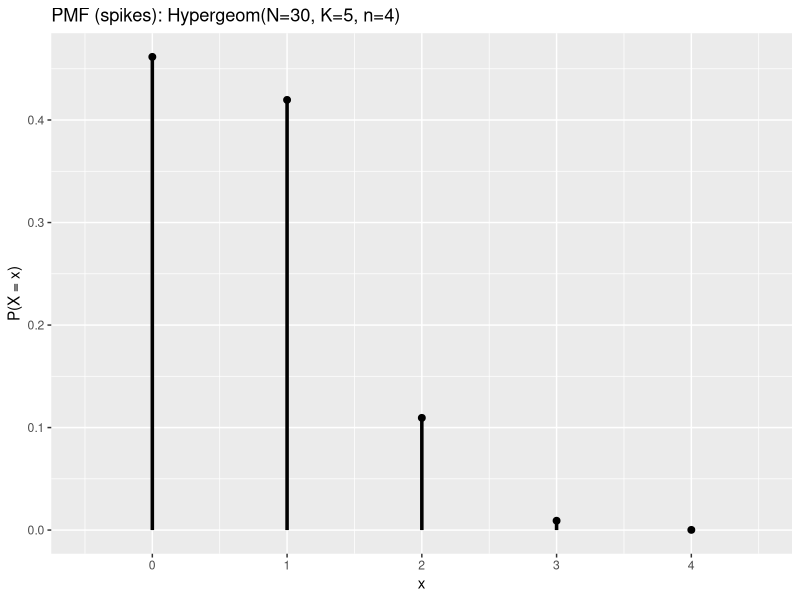
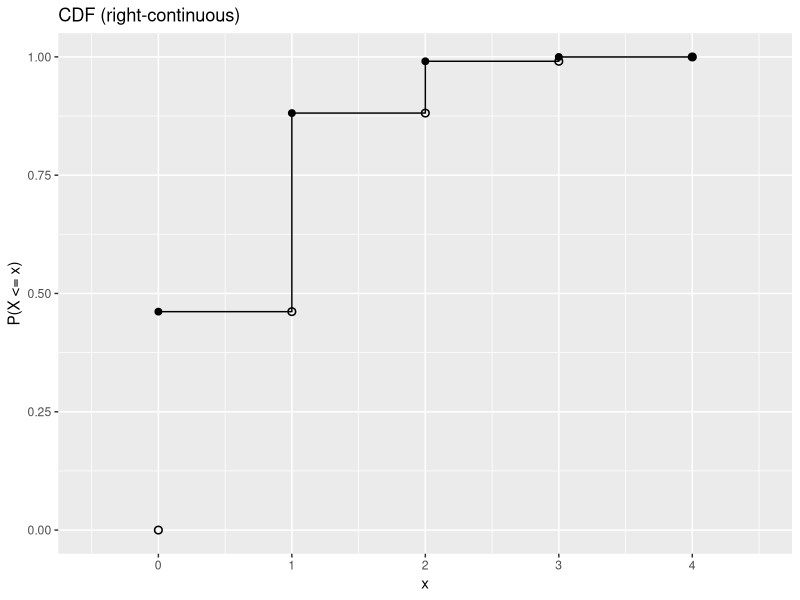

R code for these plots, in order:
### problem7.r
### graphs of the pmf and cdf of a hypergeometric distribution for problem 7
# install.packages("ggplot2")  # if needed
library(ggplot2)

N <- 30; K <- 5; n <- 4
x <- 0:4
pmf <- choose(K, x) * choose(N - K, n - x) / choose(N, n)
cdf <- cumsum(pmf)

df <- data.frame(
  x   = x,
  pmf = pmf,
  cdf = cdf,
  left = c(0, head(cdf, -1))   # F(x-)
)

## PMF as vertical spikes (lines)
ggplot(df) +
  geom_segment(aes(x = x, xend = x, y = 0, yend = pmf), linewidth = 1.2) +
  geom_point(aes(x = x, y = pmf), size = 2) +
  scale_x_continuous(breaks = x, limits = c(-0.5, 4.5)) +
  labs(title = sprintf("PMF (spikes): Hypergeom(N=%d, K=%d, n=%d)", N, K, n),
       x = "x", y = "P(X = x)")

## CDF: right-continuous step with darkened jump dots
ggplot(df, aes(x = x, y = cdf)) +
  geom_step(direction = "hv") +
  geom_point(size = 2) +                               # filled dots at F(x)
  geom_point(aes(y = left), shape = 21, fill = NA,     # optional left limits
             stroke = 0.8, size = 2) +
  scale_x_continuous(breaks = x, limits = c(-0.5, 4.5)) +
  scale_y_continuous(limits = c(0, 1)) +
  labs(title = "CDF (right-continuous)",
       x = "x", y = "P(X <= x)")
